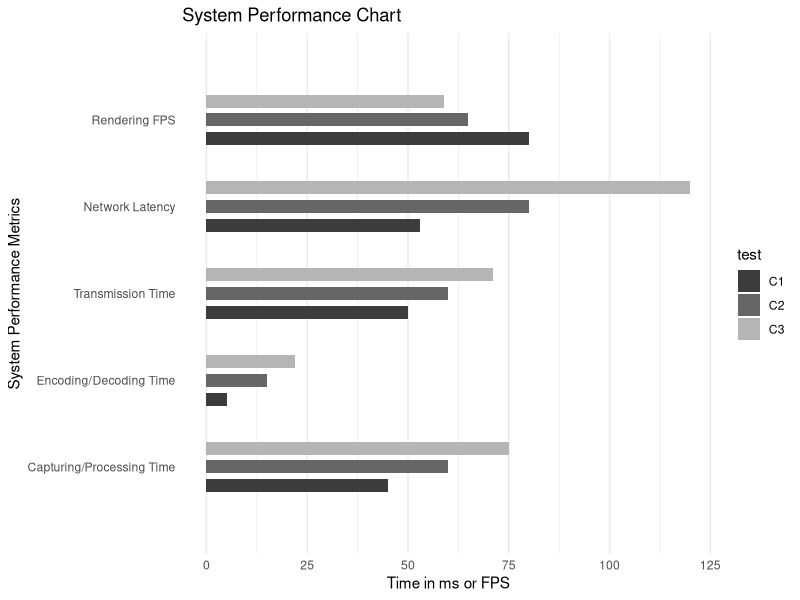
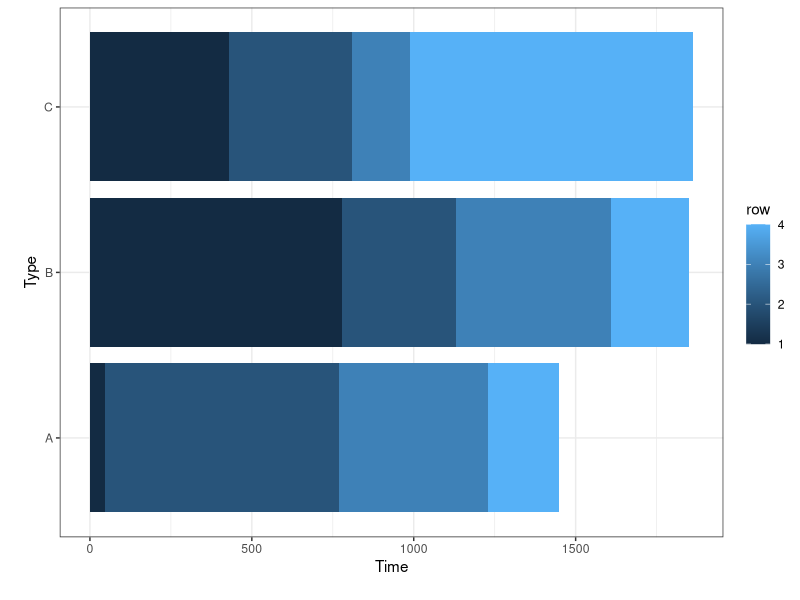
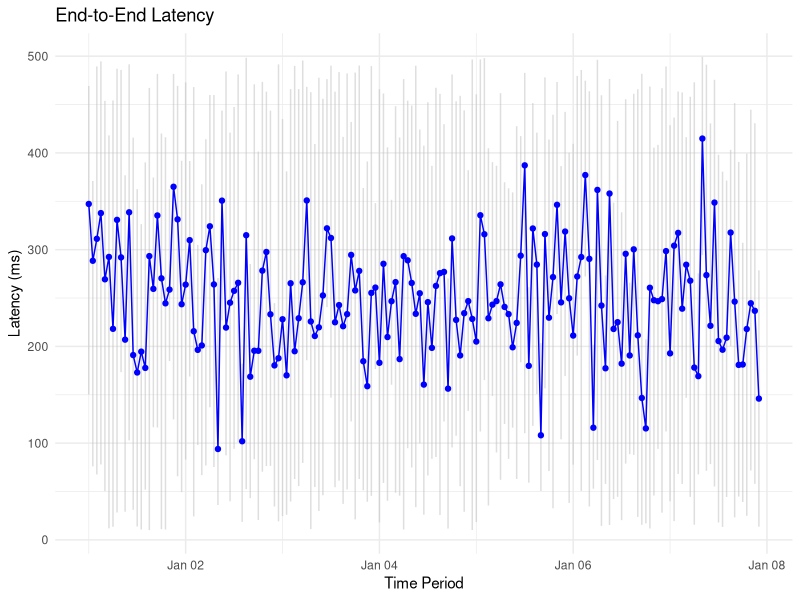
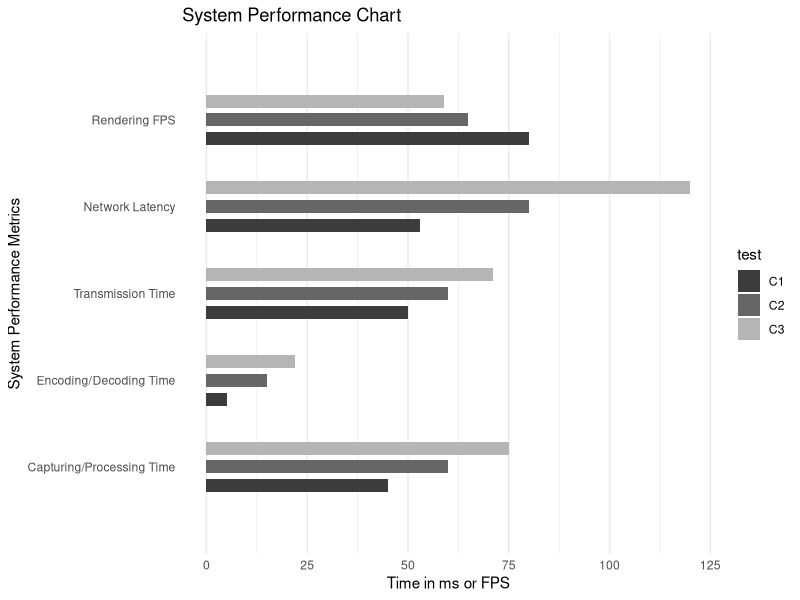

These figures' R source, in order:
## ---- chunk 1
library(reshape2)
library(ggplot2)
library(dplyr)
library(lubridate)

# Set up the data
metrics <- c('Capturing/Processing Time', 'Encoding/Decoding Time', 'Transmission Time', 'Network Latency', 'Rendering FPS')
values <- list(c(45, 5, 50, 53, 80), c(60, 15, 60, 80, 65), c(75, 22, 71, 120, 59))

# Set up custom sorting order
custom_order <- c('Capturing/Processing Time', 
                  'Encoding/Decoding Time', 
                  'Transmission Time', 
                  'Network Latency',
                  'Rendering FPS')

# Create a data frame
data <- data.frame(metric = factor(rep(metrics, 3), levels = custom_order),
                   value = unlist(values),
                   test = rep(c("C1", "C2", "C3"), each = length(metrics)))

# Create the chart
ggplot(data, aes(x = value, y = metric, fill = test)) +
  geom_col(position = position_dodge(width = .65), width = .45) +
  scale_y_discrete(expand = c(0, 1)) +
  scale_fill_manual(values = c("#3c3c3c", "#666666", "#B5B5B5")) +
  labs(title = "System Performance Chart", x = "Time in ms or FPS", y = "System Performance Metrics") +
  theme_minimal() +
  theme(axis.line = element_blank(),
        panel.grid.major.y = element_blank(),
        panel.grid.minor.y = element_blank())



# Save the chart as a PDF file
ggsave("out/performance.pdf", width = 10, height = 7, unit = "in", dpi = 300)
## ---- chunk 2
dat <- read.table(text = "A   B   C
1 48 780 431
2 720 350 377
3 460 480 179
4 220 240 876", header = TRUE)


dat$row <- seq_len(nrow(dat))
dat2 <- melt(dat, id.vars = "row")


ggplot(dat2, aes(x = variable, y = value, fill = row)) + 
  geom_bar(stat = "identity") +
  xlab("\nType") +
  ylab("Time\n") +
  coord_flip() +
  theme_bw()
## ---- chunk 3
# Generate sample data
set.seed(42)
sample_size <- 1000
timestamps <- seq(from = as.POSIXct("2023-01-01 00:00:00"), by = "10 min", length.out = sample_size)
latencies <- runif(sample_size, min = 10, max = 500)

data <- data.frame(timestamp = timestamps, latency = latencies)

# Convert the timestamp column to a proper date-time format
data$timestamp <- as.POSIXct(data$timestamp, format="%Y-%m-%d %H:%M:%S")

# Calculate the average, minimum, and maximum latency per time period (e.g., per hour)
latency_summary_data <- data %>%
  group_by(time_period = floor_date(timestamp, "hour")) %>%
  summarise(avg_latency = mean(latency, na.rm = TRUE),
            min_latency = min(latency, na.rm = TRUE),
            max_latency = max(latency, na.rm = TRUE))

# Create the combined latency chart using ggplot2
ggplot() +
  geom_linerange(data = latency_summary_data, aes(x = time_period, ymin = min_latency, ymax = max_latency), color = "gray", alpha = 0.5) +
  geom_line(data = latency_summary_data, aes(x = time_period, y = avg_latency), color = "blue") +
  geom_point(data = latency_summary_data, aes(x = time_period, y = avg_latency), color = "blue") +
  labs(title = "End-to-End Latency",
       x = "Time Period",
       y = "Latency (ms)") +
  theme_minimal()
